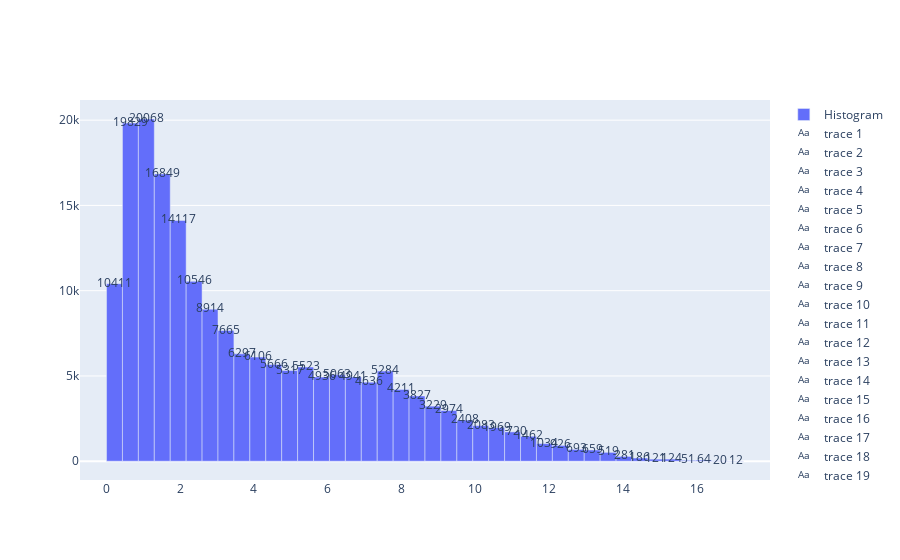

This figure's notebook cell:
### Code cell
# Plot the figure
counts, bins = np.histogram(df_interest['LogOddRatio'], bins=40)
bin_midpoints = bins[:-1] + np.diff(bins)/2

fig = go.Figure()

fig.add_trace(go.Bar(
    x=bin_midpoints,
    y=counts,
    width=np.diff(bins), # makes bars have correct widths
    name='Histogram'
))
# add text labels for counts
for i in range(len(counts)):
    fig.add_trace(go.Scatter(
        x=[bin_midpoints[i]],
        y=[counts[i]],
        text=[str(counts[i])],
        mode='text',
    ))

fig.show()

### Figure 1 — Plotly figure (JSON) as saved in the notebook; plotly's stock layout.template omitted (floating-point values rounded to 4 significant figures)
{"data": [{"name": "Histogram", "type": "bar", "width": [0.4315, 0.4315, 0.4315, 0.4315, 0.4315, 0.4315, 0.4315, 0.4315, 0.4315, 0.4315, 0.4315, 0.4315, 0.4315, 0.4315, 0.4315, 0.4315, 0.4315, 0.4315, 0.4315, 0.4315, 0.4315, 0.4315, 0.4315, 0.4315, 0.4315, 0.4315, 0.4315, 0.4315, 0.4315, 0.4315, 0.4315, 0.4315, 0.4315, 0.4315, 0.4315, 0.4315, 0.4315, 0.4315, 0.4315, 0.4315], "x": [0.2223, 0.6537, 1.085, 1.517, 1.948, 2.38, 2.811, 3.243, 3.674, 4.106, 4.537, 4.969, 5.4, 5.832, 6.263, 6.695, 7.126, 7.557, 7.989, 8.42, 8.852, 9.283, 9.715, 10.15, 10.58, 11.01, 11.44, 11.87, 12.3, 12.74, 13.17, 13.6, 14.03, 14.46, 14.89, 15.32, 15.76, 16.19, 16.62, 17.05], "y": [10411, 19829, 20068, 16849, 14117, 10546, 8914, 7665, 6297, 6106, 5666, 5317, 5523, 4936, 5063, 4941, 4636, 5284, 4211, 3827, 3229, 2974, 2408, 2083, 1969, 1720, 1462, 1034, 926, 693, 659, 519, 281, 186, 121, 124, 51, 64, 20, 12]}, {"mode": "text", "text": ["10411"], "type": "scatter", "x": [0.2223], "y": [10411]}, {"mode": "text", "text": ["19829"], "type": "scatter", "x": [0.6537], "y": [19829]}, {"mode": "text", "text": ["20068"], "type": "scatter", "x": [1.085], "y": [20068]}, {"mode": "text", "text": ["16849"], "type": "scatter", "x": [1.517], "y": [16849]}, {"mode": "text", "text": ["14117"], "type": "scatter", "x": [1.948], "y": [14117]}, {"mode": "text", "text": ["10546"], "type": "scatter", "x": [2.38], "y": [10546]}, {"mode": "text", "text": ["8914"], "type": "scatter", "x": [2.811], "y": [8914]}, {"mode": "text", "text": ["7665"], "type": "scatter", "x": [3.243], "y": [7665]}, {"mode": "text", "text": ["6297"], "type": "scatter", "x": [3.674], "y": [6297]}, {"mode": "text", "text": ["6106"], "type": "scatter", "x": [4.106], "y": [6106]}, {"mode": "text", "text": ["5666"], "type": "scatter", "x": [4.537], "y": [5666]}, {"mode": "text", "text": ["5317"], "type": "scatter", "x": [4.969], "y": [5317]}, {"mode": "text", "text": ["5523"], "type": "scatter", "x": [5.4], "y": [5523]}, {"mode": "text", "text": ["4936"], "type": "scatter", "x": [5.832], "y": [4936]}, {"mode": "text", "text": ["5063"], "type": "scatter", "x": [6.263], "y": [5063]}, {"mode": "text", "text": ["4941"], "type": "scatter", "x": [6.695], "y": [4941]}, {"mode": "text", "text": ["4636"], "type": "scatter", "x": [7.126], "y": [4636]}, {"mode": "text", "text": ["5284"], "type": "scatter", "x": [7.557], "y": [5284]}, {"mode": "text", "text": ["4211"], "type": "scatter", "x": [7.989], "y": [4211]}, {"mode": "text", "text": ["3827"], "type": "scatter", "x": [8.42], "y": [3827]}, {"mode": "text", "text": ["3229"], "type": "scatter", "x": [8.852], "y": [3229]}, {"mode": "text", "text": ["2974"], "type": "scatter", "x": [9.283], "y": [2974]}, {"mode": "text", "text": ["2408"], "type": "scatter", "x": [9.715], "y": [2408]}, {"mode": "text", "text": ["2083"], "type": "scatter", "x": [10.15], "y": [2083]}, {"mode": "text", "text": ["1969"], "type": "scatter", "x": [10.58], "y": [1969]}, {"mode": "text", "text": ["1720"], "type": "scatter", "x": [11.01], "y": [1720]}, {"mode": "text", "text": ["1462"], "type": "scatter", "x": [11.44], "y": [1462]}, {"mode": "text", "text": ["1034"], "type": "scatter", "x": [11.87], "y": [1034]}, {"mode": "text", "text": ["926"], "type": "scatter", "x": [12.3], "y": [926]}, {"mode": "text", "text": ["693"], "type": "scatter", "x": [12.74], "y": [693]}, {"mode": "text", "text": ["659"], "type": "scatter", "x": [13.17], "y": [659]}, {"mode": "text", "text": ["519"], "type": "scatter", "x": [13.6], "y": [519]}, {"mode": "text", "text": ["281"], "type": "scatter", "x": [14.03], "y": [281]}, {"mode": "text", "text": ["186"], "type": "scatter", "x": [14.46], "y": [186]}, {"mode": "text", "text": ["121"], "type": "scatter", "x": [14.89], "y": [121]}, {"mode": "text", "text": ["124"], "type": "scatter", "x": [15.32], "y": [124]}, {"mode": "text", "text": ["51"], "type": "scatter", "x": [15.76], "y": [51]}, {"mode": "text", "text": ["64"], "type": "scatter", "x": [16.19], "y": [64]}, {"mode": "text", "text": ["20"], "type": "scatter", "x": [16.62], "y": [20]}, {"mode": "text", "text": ["12"], "type": "scatter", "x": [17.05], "y": [12]}], "layout": {"autosize": true, "xaxis": {"autorange": true, "range": [-0.7126, 17.98], "type": "linear"}, "yaxis": {"autorange": true, "range": [-1102.0, 21180.0], "type": "linear"}}}
